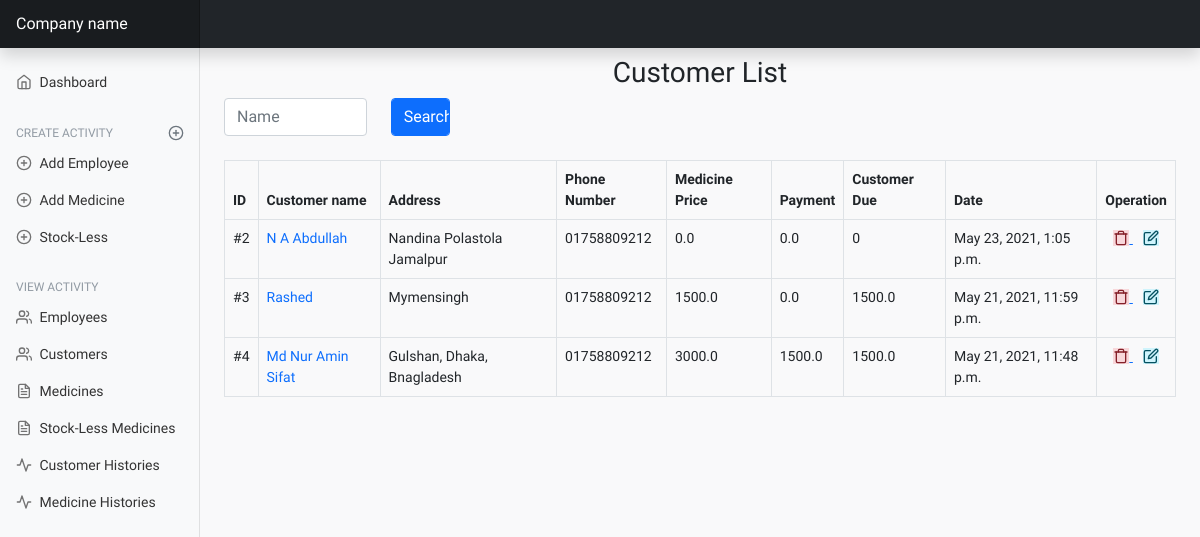
/customer-list/, run on an earlier commit of the app's database.
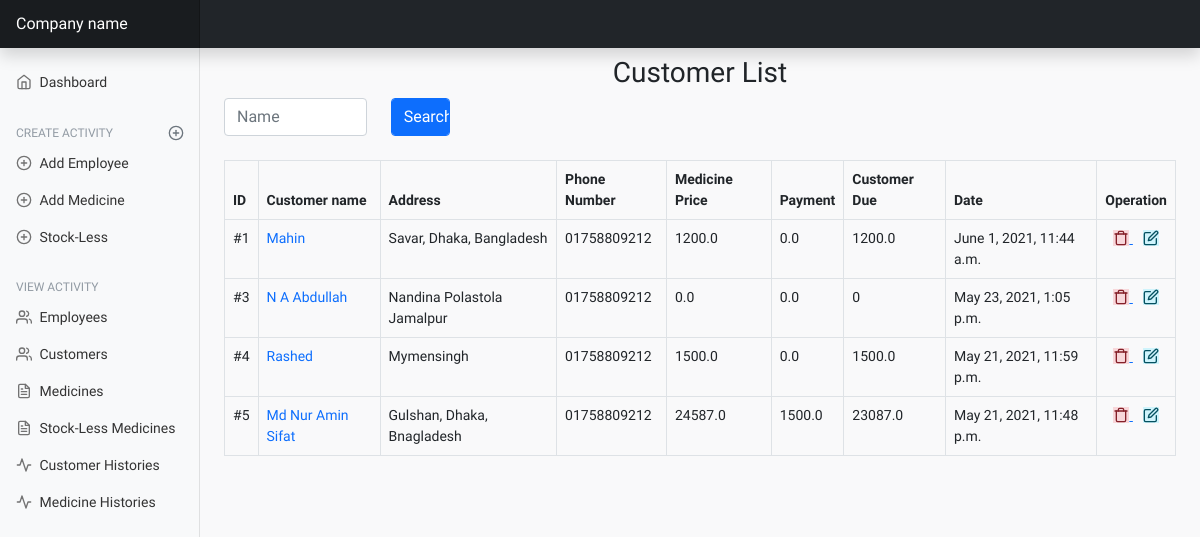
And on a later commit of the database.
### mainApp/models/customer.py (models this page shows, shortened)
class Customer(Common, TimeStamp):
    customer_name = models.CharField(max_length=255)
    medicine_price = models.FloatField(default=0.0)
    payment = models.FloatField(blank=True, default=0.0, null=True)
    payment_at_a_time = models.FloatField(default=0)
    class Meta:
        ordering = ('-created_at',)
    def customer_due(self):
        if self.medicine_price > self.payment:
            return self.medicine_price - self.payment
        else:
            return 0

### mainApp/views/customer_view.py (the view)
# urls.py: path('customer-list/', customer_view.CustomerList.as_view(), name='customer-list'),
class CustomerList(View):
    def get(self, request):
        customers = Customer.objects.all()
        search = request.GET.get('q')
        if search:
            customers = Customer.objects.filter(
                Q(customer_name__icontains=search)
            ).distinct()
        page = request.GET.get('page', 1)
        paginator = Paginator(customers, per_page=10)
        try:
            customers = paginator.page(page)
        except PageNotAnInteger as e:
            customers = paginator.page(1)
        except EmptyPage:
            customers = Paginator.page(paginator.num_pages)
        return render(request, 'customer/customer_list.html', {
            'customers': customers,
        })

### mainApp/templates/customer/customer_list.html (shortened to what this page needs)
{% extends 'base.html' %}
{% load tz %}
{% block content %}
    <h3 class="text-center mt-2" style="font-family: 'Pattaya', sans-serif;">Customer List</h3>
    <div class="col-lg-6 col-md-6 col-sm-12 text-center mb-4 align-items-center">
        <form class="row mb-4" method="GET">
            <div class="col-md-4">
                <input type="text" name="q" class="form-control" placeholder="Name"
                       aria-label="First name">
            </div>
            <div class="col-md-2">
                <input type="submit" class="form-control btn btn-primary" VALUE="Search"/>
            </div>
        </form>
    </div>
    <table id="example" class="table table-bordered" style="width:100%">
        <thead>
        <tr>
            <th>ID</th>
            <th>Customer name</th>
            <th>Address</th>
            <th>Phone Number</th>
            <th>Medicine Price</th>
            <th>Payment</th>
            <th>Customer Due</th>
            <th>Date</th>
            <th>Operation</th>
        </tr>
        </thead>
        <tbody id="tbody">
        {% for customer in customers %}
            {% if  customer.customer_name %}
                <tr>
                    <td>#{{ forloop.counter }} </td>
                    <td><a style="text-decoration: none"
                           href="{% url 'customer-profile' customer.id %}">{{ customer.customer_name }}</a></td>
                    <td>{{ customer.address }}</td>
                    <td>{{ customer.phone_number }}</td>
                    <td>{{ customer.medicine_price }}</td>
                    <td>{{ customer.payment }}</td>
                    <td>{{ customer.customer_due }}</td>
                    <td>{{ customer.created_at | timezone:'Asia/Dhaka' }}</td>
                    <td style="text-align: center">
                        <a href="{% url 'delete-customer' customer.id %}">
                            <span class="alert-danger" data-feather="trash"></span>
                        </a>
                        <a style="margin-left: 10px" href="{% url 'update-customer' customer.id %}"
                        >
                            <span id="modal-form" class="alert-info"
                                  data-feather="edit"></span>
                        </a>
                    </td>
                </tr>
            {% endif %}
        {% endfor %}
        </tbody>
    </table>
{% endblock content %}

What changed in the data, as far as the page shows it:
added Customer: customer_name "Mahin", address "Savar, Dhaka, Bangladesh", phone_number "01758809212", medicine_price "1200.0", payment "0.0", customer_due "1200.0", created_at "June 1, 2021, 11:44 a.m."
changed Customer "Md Nur Amin Sifat": medicine_price "3000.0" → "24587.0"; customer_due "1500.0" → "23087.0"
